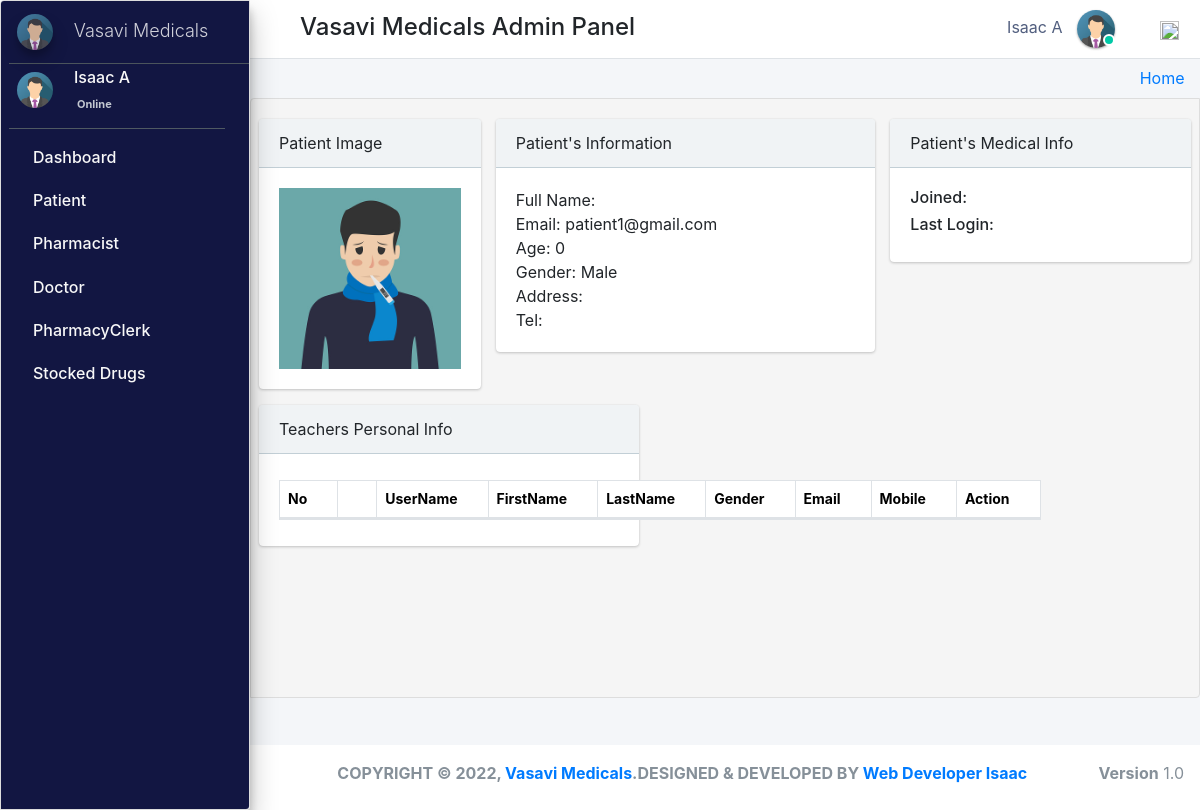
The app's page /admin_user/patient_personalRecords/1/ (signed in), older data.
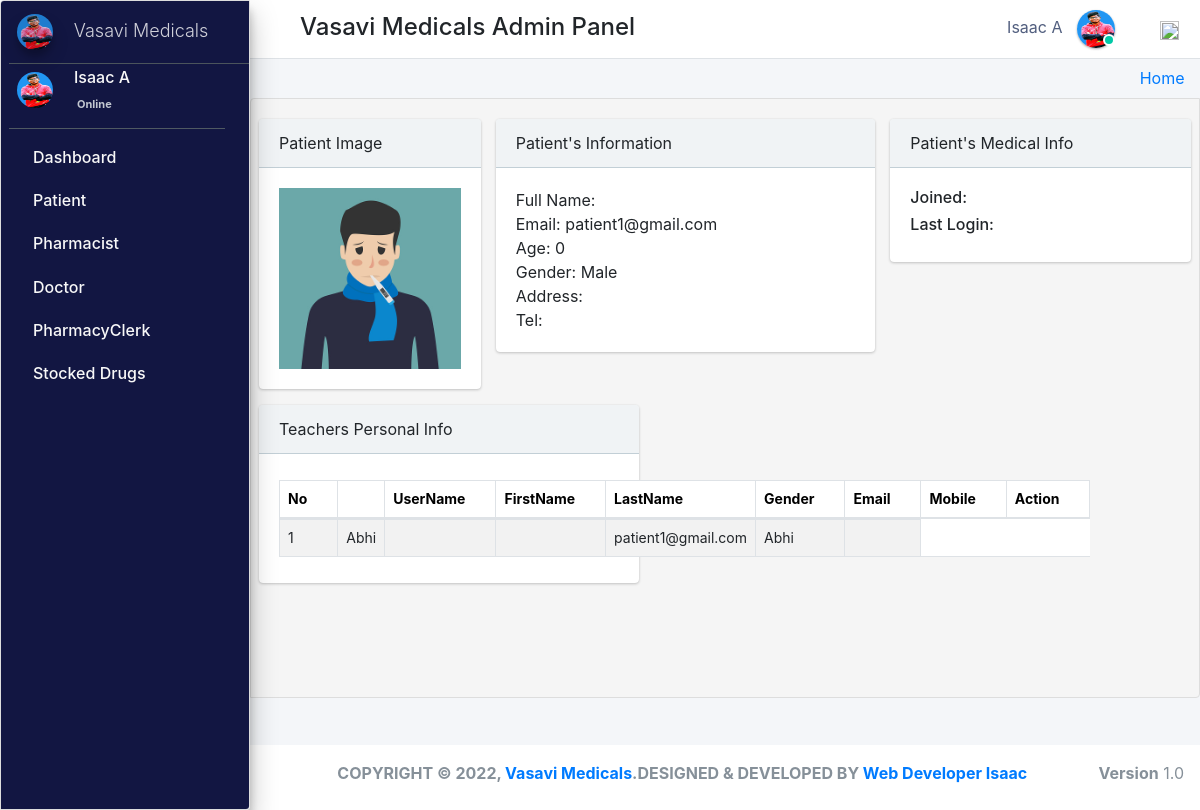
The same page, newer data.
### pharmacy/models.py (models this page shows, shortened)
class CustomUser(AbstractUser):
    user_type_data = ((1, "AdminHOD"), (2, "Pharmacist"), (3, "Doctor"), (4, "PharmacyClerk"),(5, "Patients"))
    user_type = models.CharField(default=1, choices=user_type_data, max_length=10)

class AdminHOD(models.Model):
    gender_category=(
        ('Male','Male'),
        ('Female','Female'),
    )
    admin = models.OneToOneField(CustomUser,null=True, on_delete = models.CASCADE)
    emp_no= models.CharField(max_length=100,null=True,blank=True)
    gender=models.CharField(max_length=100,null=True,choices=gender_category)
    mobile=models.CharField(max_length=10,null=True,blank=True)
    address=models.CharField(max_length=300,null=True,blank=True)
    profile_pic=models.ImageField(default="admin.png",null=True,blank=True)
    created_at = models.DateTimeField(auto_now_add=True)
    updated_at = models.DateTimeField(auto_now=True)
    date_employed=models.DateTimeField(auto_now_add=True, auto_now=False)
    objects = models.Manager()

class Patients(models.Model):
    gender_category=(
        ('Male','Male'),
        ('Female','Female'),
    )
    admin = models.OneToOneField(CustomUser,null=True, on_delete = models.CASCADE)
    reg_no=models.CharField(max_length=30,null=True,blank=True,unique=True)
    gender=models.CharField(max_length=7,null=True,blank=True,choices=gender_category)
    first_name=models.CharField(max_length=20,null=True,blank=True)
    last_name=models.CharField(max_length=20,null=True,blank=True)
    dob=models.DateTimeField(auto_now_add= False, auto_now=False,null=True,blank=True)
    phone_number=models.CharField(max_length=10,null=True,blank=True)
    profile_pic=models.ImageField(default="patient.jpg",null=True,blank=True)
    age= models.IntegerField(default='0', blank=True, null=True)
    address=models.CharField(max_length=300,null=True,blank=True)
    date_admitted=models.DateTimeField(auto_now_add=True, auto_now=False)
    last_updated = models.DateTimeField(auto_now_add=False, auto_now=True)

class Dispense(models.Model):
    patient_id = models.ForeignKey(Patients, on_delete=models.DO_NOTHING,null=True)
    drug_id = models.ForeignKey(Stock, on_delete=models.SET_NULL,null=True,blank=False)
    dispense_quantity = models.PositiveIntegerField(default='1', blank=False, null=True)
    taken=models.CharField(max_length=300,null=True, blank=True)
    stock_ref_no=models.CharField(max_length=300,null=True, blank=True)
    instructions=models.TextField(max_length=300,null=True, blank=False)
    dispense_at = models.DateTimeField(auto_now_add=True,null=True, blank=True)

### pharmacy/HODViews.py (the view)
# urls.py: path('admin_user/patient_personalRecords/<pk>/',HODViews.patient_personalRecords,name='patient_record'),
def patient_personalRecords(request,pk):
    patient=Patients.objects.get(id=pk)
    prescrip=patient.prescription_set.all()
    stocks=patient.dispense_set.all()
    context={
        "patient":patient,
        "prescription":prescrip,
        "stocks":stocks
    }
    return render(request,'hod_templates/patient_personalRecords.html',context)

### pharmacy/LoginCheckMiddleWare.py (called while the page is built, shortened)
    def process_view(self, request, view_func, view_args, view_kwargs):
        modulename = view_func.__module__
        user = request.user
        if user.is_authenticated:
            if user.user_type == "1":
                if modulename == "pharmacy.HODViews":
                    pass
                elif modulename == "":
                    pass
                elif modulename == "pharmacy.views" or modulename == "django.views.static":
                    pass
                else:
                    pass
            else:
                return redirect("login")
        else:
            if request.path == reverse("login"):
                pass
            else:
                return redirect("login")

### pharmacy/templates/hod_templates/patient_personalRecords.html (shortened to what this page needs)
{% extends 'hod_templates/base_template.html'%} {% block main_content %}
<div class="content">
    <div class="row pt">
        <div class="col-lg-3">
            <div class="card">
                <div class="card-header">
                     Patient Image
                </div>
                <div class="card-body d-flex justify-content-center">
                    <img src="{{patient.profile_pic.url}}" class="img-fluid" />
                </div>
            </div>
        </div>
        <div class="col-lg-5">
            <div class="card">
                <div class="card-header">
                     Patient's Information
                </div>
                <div class="card-body">
                    <tbody>
                        <tr>
                            <td>Full Name: {{patient.patientname}}</td>
                            <br>
                            <td>Email: {{ patient.admin.email }}</td>
                            <br>
                            <td>Age: {{ patient.age }}</td>
                            <br>
                            <td>Gender: {{ patient.gender }}</td>
                            <br>
                            <td>Address: {{ patient.adresss }}</td>
                            <br>
                            <td>Tel: {{ patient.mobile }}</td>
                        </tr>
                    </tbody>
                </div>
            </div>
        </div>
        <div class="col-lg-4">
            <div class="card">
                <div class="card-header">
                     Patient's Medical Info
                </div>
                <div class="card-body">
                    <h6>Joined: </h6>
                    <h6>Last Login: </h6>
                </div>
            </div>
        </div>
        <div class="col-lg-5">
            <div class="card">
                <div class="card-header">
                     Teachers Personal Info
                </div>
                <div class="card-body">
                    <table class="table table-bordered table-hover dataTable">
                        <thead>
                            <tr>
                                <th>No</th>
                                <th></th>
                                <th>UserName</th>
                                <th>FirstName</th>
                                <th>LastName</th>
                                <th>Gender</th>
                                <th>Email</th>
                                <th>Mobile</th>
                                <th class="text-center">Action</th>
                            </tr>
                        </thead>
                        <tbody>
                            {% for stock in stocks %}
                            <tr>
                                <td>{{stock.dispense_quantity}}</td>
                                <td>{{stock.patient_id.first_name}}</td>
                                <td>{{stock.sto}}</td>
                                <td>{{stock.quantity}}</td>
                                <td>{{patient.admin.email}}</td>
                                <td>{{stock.patient_id.first_name}}</td>
                                <td>
                            </tr>
                            {% endfor %}
                        </tbody>
                    </table>
                </div>
            </div>
        </div>
    </div>
</div>
{% endblock %}

### pharmacy/templates/hod_templates/base_template.html (shortened to what this page needs)
{% extends 'base_file.html' %} {% block htm %}
<body class="hold-transition sidebar-mini layout-fixed">
    <div class="wrapper">
        <nav class="main-header navbar navbar-expand navbar-white navbar-light">
            <ul class="navbar-nav">
                <li class="nav-item">
                    <a class="nav-link" data-widget="pushmenu" href="#" role="button"></a>
                </li>
            </ul>
            <h4 style="margin-left: 10px; margin-top: 5px;">Vasavi Medicals Admin Panel  </h4>
            <ul class="navbar-nav ml-auto">
                <li class="mx-3">
                    <a href="#" class="sm-submenu-with-image a">
                        <span>{{user.first_name}}  {{user.last_name}}</span>
                        <img src="{{request.user.adminhod.profile_pic.url}}" class="img-circle elevation-1" width="38" height="38" alt="">
                        <span class="avatar-status avatar-sm-status avatar-status-success"></span>
                    </a>
                </li>
                <li class="nav-item dropdown ml-3 low">
                    <a href="#" class="btn btn-outlined btn-black text-muted bg-transparent " data-toggle="dropdown" aria-expanded="false" data-wow-delay="0.7s"><img src="https://img.icons8.com/ios/50/000000/settings.png" width="19" height="19">
                    </a>
                </li>
            </ul>
        </nav>
        {% include 'hod_templates/sidebar.html'%}
        <div class="content-wrapper">
            <div class="content-header">
                <div class="container-fluid">
                    <div class="row ">
                        <div class="col-sm-6">
                        </div>
                        <div class="col-sm-6 ">
                            <ol class="breadcrumb float-sm-right">
                                <li class="breadcrumb-item"><a href="">Home</a></li>
                            </ol>
                        </div>
                    </div>
                </div>
            </div>
            {% block main_content %} {% endblock main_content %}
        </div>
        {% include 'hod_templates/footer.html'%}
    </div>
    {% endblock htm %}

### pharmacy/templates/hod_templates/sidebar.html (shortened to what this page needs)
<aside class="main-sidebar sidebar-dark-primary elevation-4">
    <a href="" class="brand-link ml-2">
        <img src="{{request.user.adminhod.profile_pic.url}}" alt="" width="36" height="36" class=" img-circle elevation-3" style="opacity: .8">
        <span class="brand-text font-weight-light mt-1 ml-3 mmust">Vasavi Medicals</span>
    </a>
    <div class="sidebar">
        <div class="user-panel mr-3">
            <div class="pull-left image sm-submenu-with-image a ml-2 ">
                <img src="{{request.user.adminhod.profile_pic.url}}" class="img-circle mt-2" width="36" height="36" alt="User Image">
            </div>
            <div class="pull-left info">
                <p>{{user.first_name}} {{user.last_name}}</p>
                <a href="#"> Online</a>
            </div>
        </div>
        <nav class="mt-2">
            <ul class="nav nav-pills nav-sidebar flex-column" data-widget="treeview" role="menu" data-accordion="false">
                <li class="nav-item">
                    <a href="{% url  'admin_dashboard' %}" class="nav-link">
                        <p>
                            Dashboard
                        </p>
                    </a>
                </li>
                <li class="nav-item">
                    <a href="#" class="nav-link">
                        <p>
                            Patient
                        </p>
                    </a>
                </li>
                <li class="nav-item">
                    <a href="#" class="nav-link">
                        <p>
                            Pharmacist
                        </p>
                    </a>
                </li>
                <li class="nav-item">
                    <a href="#" class="nav-link">
                        <p>
                            Doctor
                        </p>
                    </a>
                </li>
                <li class="nav-item">
                    <a href="#" class="nav-link">
                        <p>
                            PharmacyClerk
                        </p>
                    </a>
                </li>
                <li class="nav-item">
                    <a href="#" class="nav-link">
                        <p>
                            Stocked Drugs
                        </p>
                    </a>
                </li>
            </ul>
        </nav>
    </div>
</aside>

Row changes from the older to the newer data that the page shows:
changed CustomUser "Isaac": user.adminhod.profile_pic: a different picture
added Dispense: dispense_quantity "1", patient_id.first_name "Abhi", {{ patient.admin.email }} "patient1@gmail.com"
